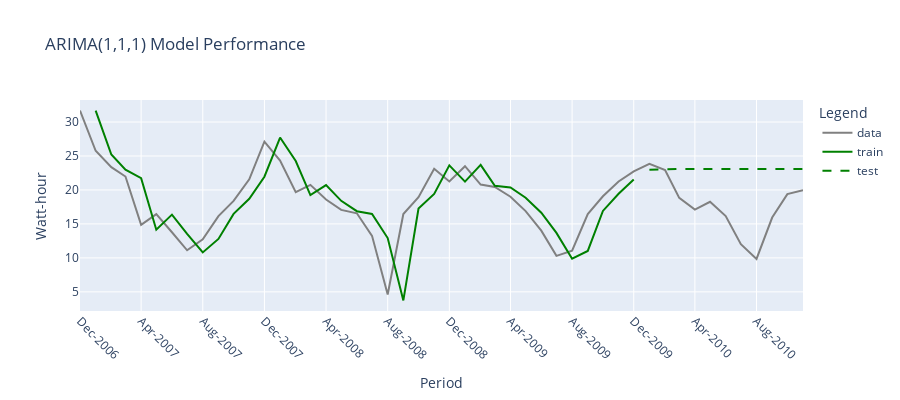

The notebook cell this image was saved under:
### Code cell
import plotly.graph_objs as go

fig = go.Figure()

# Original time series
fig.add_trace(go.Scatter(
    x=y.index,
    y=y.values,
    mode='lines',
    name='data',
    line=dict(color='grey')
))

# Train predictions
fig.add_trace(go.Scatter(
    x=dates_train[1:],
    y=arima_111_pred_train[1:],
    mode='lines',
    name='train',
    line=dict(color='green')
))

# Test predictions
fig.add_trace(go.Scatter(
    x=dates_test,
    y=arima_111_pred_test,
    mode='lines',
    name='test',
    line=dict(color='green', dash='dash')
))

# Format x-axis as month-year and reduce number of ticks
labels = pd.to_datetime(y.index).strftime('%b-%Y')
step = max(1, len(labels) // 10)
fig.update_layout(
    title='ARIMA(1,1,1) Model Performance',
    yaxis_title='Watt-hour',
    xaxis_title='Period',
    legend_title='Legend',
    xaxis=dict(
        tickmode='array',
        tickvals=y.index[::step],
        ticktext=labels[::step],
        tickangle=45
    ),
    width=900,
    height=400
)

fig.show()

### Figure 1 — Plotly figure (JSON) as saved in the notebook; plotly's stock layout.template omitted (floating-point values rounded to 4 significant figures)
{"data": [{"line": {"color": "grey"}, "mode": "lines", "name": "data", "type": "scatter", "x": ["2006-12-01", "2007-01-01", "2007-02-01", "2007-03-01", "2007-04-01", "2007-05-01", "2007-06-01", "2007-07-01", "2007-08-01", "2007-09-01", "2007-10-01", "2007-11-01", "2007-12-01", "2008-01-01", "2008-02-01", "2008-03-01", "2008-04-01", "2008-05-01", "2008-06-01", "2008-07-01", "2008-08-01", "2008-09-01", "2008-10-01", "2008-11-01", "2008-12-01", "2009-01-01", "2009-02-01", "2009-03-01", "2009-04-01", "2009-05-01", "2009-06-01", "2009-07-01", "2009-08-01", "2009-09-01", "2009-10-01", "2009-11-01", "2009-12-01", "2010-01-01", "2010-02-01", "2010-03-01", "2010-04-01", "2010-05-01", "2010-06-01", "2010-07-01", "2010-08-01", "2010-09-01", "2010-10-01", "2010-11-01"], "y": [31.69, 25.77, 23.35, 21.98, 14.85, 16.43, 13.78, 11.12, 12.74, 16.16, 18.4, 21.57, 27.11, 24.33, 19.69, 20.76, 18.6, 17.07, 16.57, 13.25, 4.608, 16.46, 18.95, 23.12, 21.25, 23.5, 20.79, 20.45, 19.01, 16.88, 14.01, 10.3, 11.08, 16.45, 19.07, 21.25, 22.74, 23.84, 22.93, 18.83, 17.12, 18.25, 16.16, 12.02, 9.846, 15.94, 19.39, 19.95]}, {"line": {"color": "green"}, "mode": "lines", "name": "train", "type": "scatter", "x": ["2007-01-01", "2007-02-01", "2007-03-01", "2007-04-01", "2007-05-01", "2007-06-01", "2007-07-01", "2007-08-01", "2007-09-01", "2007-10-01", "2007-11-01", "2007-12-01", "2008-01-01", "2008-02-01", "2008-03-01", "2008-04-01", "2008-05-01", "2008-06-01", "2008-07-01", "2008-08-01", "2008-09-01", "2008-10-01", "2008-11-01", "2008-12-01", "2009-01-01", "2009-02-01", "2009-03-01", "2009-04-01", "2009-05-01", "2009-06-01", "2009-07-01", "2009-08-01", "2009-09-01", "2009-10-01", "2009-11-01", "2009-12-01"], "y": [31.69, 25.22, 22.97, 21.74, 14.15, 16.37, 13.52, 10.81, 12.79, 16.48, 18.69, 21.95, 27.71, 24.26, 19.25, 20.72, 18.4, 16.88, 16.47, 12.92, 3.737, 17.27, 19.41, 23.63, 21.23, 23.7, 20.61, 20.36, 18.86, 16.64, 13.69, 9.874, 11.02, 16.91, 19.45, 21.55]}, {"line": {"color": "green", "dash": "dash"}, "mode": "lines", "name": "test", "type": "scatter", "x": ["2010-01-01", "2010-02-01", "2010-03-01", "2010-04-01", "2010-05-01", "2010-06-01", "2010-07-01", "2010-08-01", "2010-09-01", "2010-10-01", "2010-11-01"], "y": [22.96, 23.05, 23.08, 23.09, 23.1, 23.1, 23.1, 23.1, 23.1, 23.1, 23.1]}], "layout": {"height": 400, "legend": {"title": {"text": "Legend"}}, "title": {"text": "ARIMA(1,1,1) Model Performance"}, "width": 900, "xaxis": {"tickangle": 45, "tickmode": "array", "ticktext": ["Dec-2006", "Apr-2007", "Aug-2007", "Dec-2007", "Apr-2008", "Aug-2008", "Dec-2008", "Apr-2009", "Aug-2009", "Dec-2009", "Apr-2010", "Aug-2010"], "tickvals": ["2006-12-01", "2007-04-01", "2007-08-01", "2007-12-01", "2008-04-01", "2008-08-01", "2008-12-01", "2009-04-01", "2009-08-01", "2009-12-01", "2010-04-01", "2010-08-01"], "title": {"text": "Period"}}, "yaxis": {"title": {"text": "Watt-hour"}}}}
